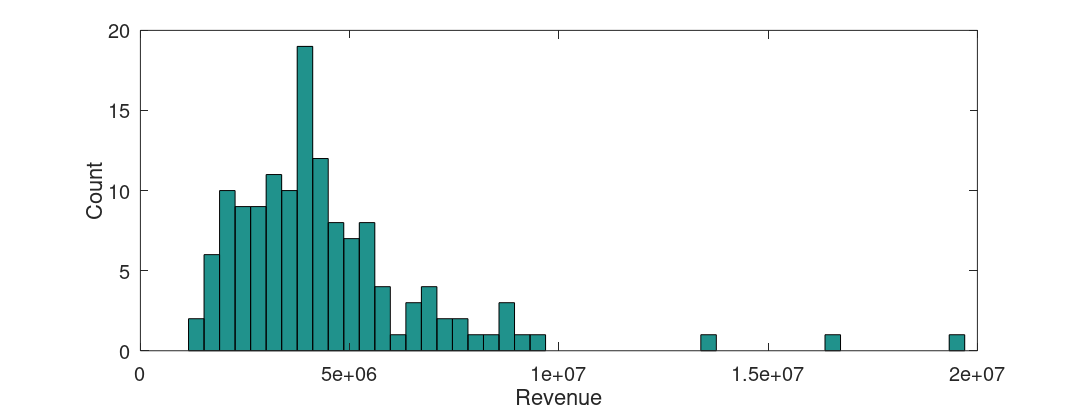

This chart was generated by the following MATLAB code:
% #!/usr/bin/env octave -qf

% figure('visible','off');

revenues = load('revenue.txt');

hist(revenues, 50);

% title('RMSE / 10^6 ', 'FontSize', 16, 'FontWeight', 'bold', 'FontName', 'Helvetica');
xlabel('Revenue', 'FontSize', 16, 'FontName', 'Helvetica');
ylabel('Count', 'FontSize', 16, 'FontName', 'Helvetica');

% ylim([1.6 2.0])

set(gca, 'FontSize', 16, 'FontName', 'Helvetica');

set(gcf,'paperposition',[0,0,8*1.5,3*1.5])

print('-depsc', '../../doc/final-report/figs/revenue.eps');